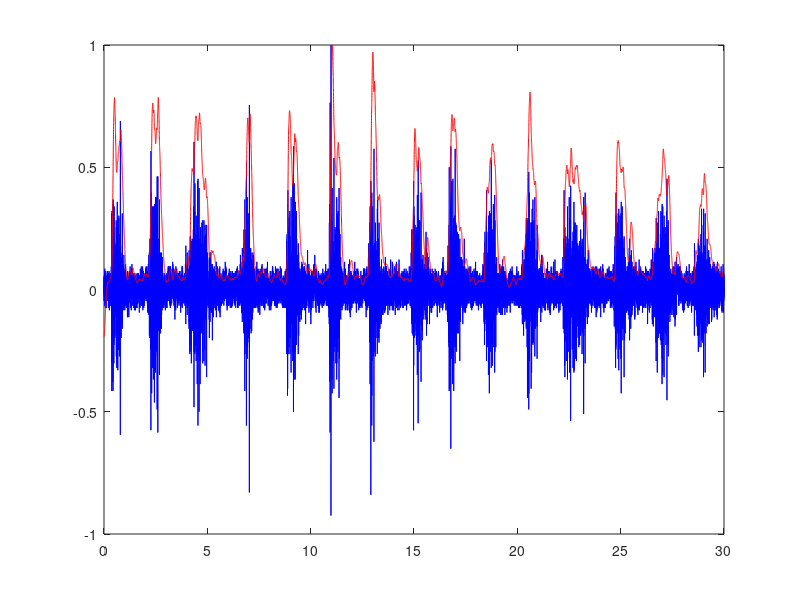

Write MATLAB code to recreate this figure.
load('masseter-emg.mat')
emg = b17

[B, A] = butter(2, 3/500 ,'low') %3 hertz = 3/500

force = filter(B,A,abs(b17))
force = force - 0.006

figure
plot(time, emg, '-b') % blue line is emg
hold on
plot(time, force, '-r') % red line is estimated muscle tension

emg = emg / max(emg) % normalized emg
force = force / max(force) % normalized force

figure(1)
plot(time, emg, '-b') % blue line is emg
hold on
plot(time, force, '-r') % red line is estimate muscle tension